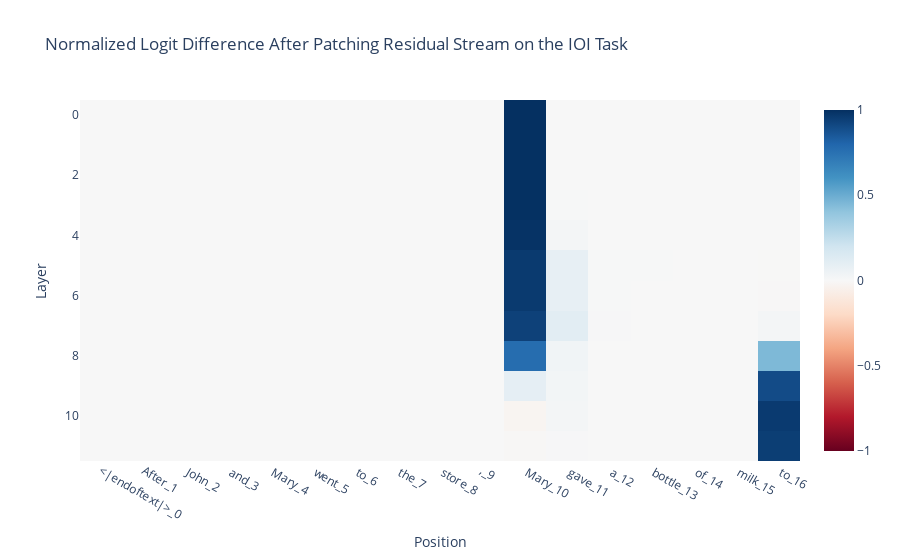

Source (notebook cell):
### Code cell
# Add the index to the end of the label, because plotly doesn't like duplicate labels
token_labels = [f"{token}_{index}" for index, token in enumerate(model.to_str_tokens(clean_tokens))]
imshow(ioi_patching_result, x=token_labels, xaxis="Position", yaxis="Layer", title="Normalized Logit Difference After Patching Residual Stream on the IOI Task")

### Figure 1 — Plotly figure (JSON) as saved in the notebook; plotly's stock layout.template omitted (floating-point values rounded to 4 significant figures; data arrays with more than 128 entries replaced by an {"elided": "..."} marker saying what was removed)
{"data": [{"coloraxis": "coloraxis", "hovertemplate": "Position: %{x}<br>Layer: %{y}<br>color: %{z}<extra></extra>", "name": "0", "type": "heatmap", "x": ["<|endoftext|>_0", "After_1", " John_2", " and_3", " Mary_4", " went_5", " to_6", " the_7", " store_8", ",_9", " Mary_10", " gave_11", " a_12", " bottle_13", " of_14", " milk_15", " to_16"], "xaxis": "x", "yaxis": "y", "z": {"elided": "12x17 float values"}}], "layout": {"coloraxis": {"cmid": 0, "colorscale": [[0, "rgb(103,0,31)"], [0.1, "rgb(178,24,43)"], [0.2, "rgb(214,96,77)"], [0.3, "rgb(244,165,130)"], [0.4, "rgb(253,219,199)"], [0.5, "rgb(247,247,247)"], [0.6, "rgb(209,229,240)"], [0.7, "rgb(146,197,222)"], [0.8, "rgb(67,147,195)"], [0.9, "rgb(33,102,172)"], [1, "rgb(5,48,97)"]]}, "title": {"text": "Normalized Logit Difference After Patching Residual Stream on the IOI Task"}, "xaxis": {"anchor": "y", "constrain": "domain", "domain": [0, 1], "scaleanchor": "y", "title": {"text": "Position"}}, "yaxis": {"anchor": "x", "autorange": "reversed", "constrain": "domain", "domain": [0, 1], "title": {"text": "Layer"}}}}
